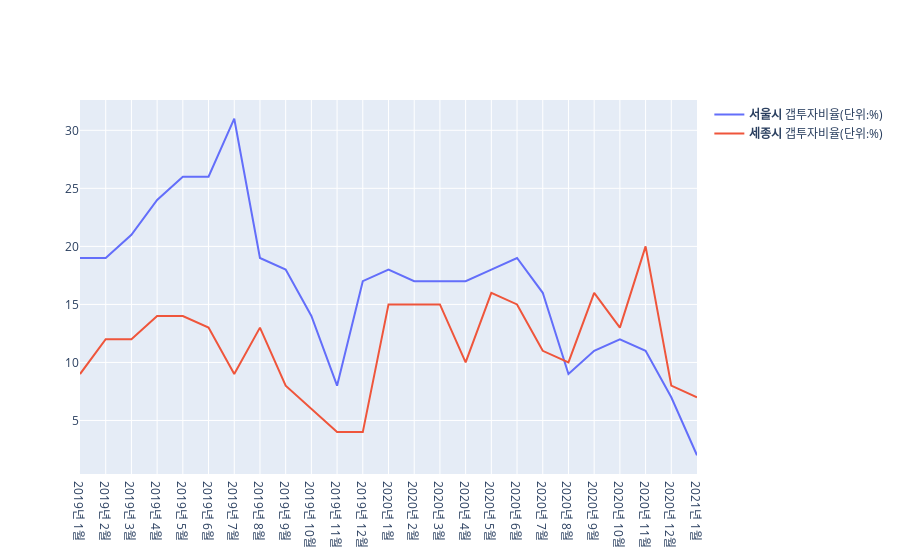

The notebook cell this image was saved under:
### Code cell
import plotly.graph_objects as go
import numpy as np

gap_jong = pd.read_csv('./data/서울 세종 갭투자 비율2.csv')

x = ['2019년 1월','2019년 2월','2019년 3월','2019년 4월','2019년 5월','2019년 6월',
         '2019년 7월','2019년 8월','2019년 9월','2019년 10월','2019년 11월','2019년 12월',
         '2020년 1월','2020년 2월','2020년 3월','2020년 4월','2020년 5월','2020년 6월',
         '2020년 7월','2020년 8월','2020년 9월','2020년 10월','2020년 11월','2020년 12월',
         '2021년 1월']

fig = go.Figure()

fig.add_trace(go.Scatter(
    x=x,
    y=gap_jong['서울 비율'],
    name = '<b>서울시</b> 갭투자비율(단위:%)', # Style name/legend entry with html tags
    connectgaps=True # override default to connect the gaps
))
fig.add_trace(go.Scatter(
    x=x,
    y=gap_jong['세종 비율'],
    name = '<b>세종시</b> 갭투자비율(단위:%)', # Style name/legend entry with html tags
))

fig.show()

### Figure 1 — Plotly figure (JSON) as saved in the notebook; plotly's stock layout.template omitted (floating-point values rounded to 4 significant figures)
{"data": [{"connectgaps": true, "name": "<b>서울시</b> 갭투자비율(단위:%)", "type": "scatter", "x": ["2019년 1월", "2019년 2월", "2019년 3월", "2019년 4월", "2019년 5월", "2019년 6월", "2019년 7월", "2019년 8월", "2019년 9월", "2019년 10월", "2019년 11월", "2019년 12월", "2020년 1월", "2020년 2월", "2020년 3월", "2020년 4월", "2020년 5월", "2020년 6월", "2020년 7월", "2020년 8월", "2020년 9월", "2020년 10월", "2020년 11월", "2020년 12월", "2021년 1월"], "y": [19, 19, 21, 24, 26, 26, 31, 19, 18, 14, 8, 17, 18, 17, 17, 17, 18, 19, 16, 9, 11, 12, 11, 7, 2]}, {"name": "<b>세종시</b> 갭투자비율(단위:%)", "type": "scatter", "x": ["2019년 1월", "2019년 2월", "2019년 3월", "2019년 4월", "2019년 5월", "2019년 6월", "2019년 7월", "2019년 8월", "2019년 9월", "2019년 10월", "2019년 11월", "2019년 12월", "2020년 1월", "2020년 2월", "2020년 3월", "2020년 4월", "2020년 5월", "2020년 6월", "2020년 7월", "2020년 8월", "2020년 9월", "2020년 10월", "2020년 11월", "2020년 12월", "2021년 1월"], "y": [9, 12, 12, 14, 14, 13, 9, 13, 8, 6, 4, 4, 15, 15, 15, 10, 16, 15, 11, 10, 16, 13, 20, 8, 7]}], "layout": {}}
